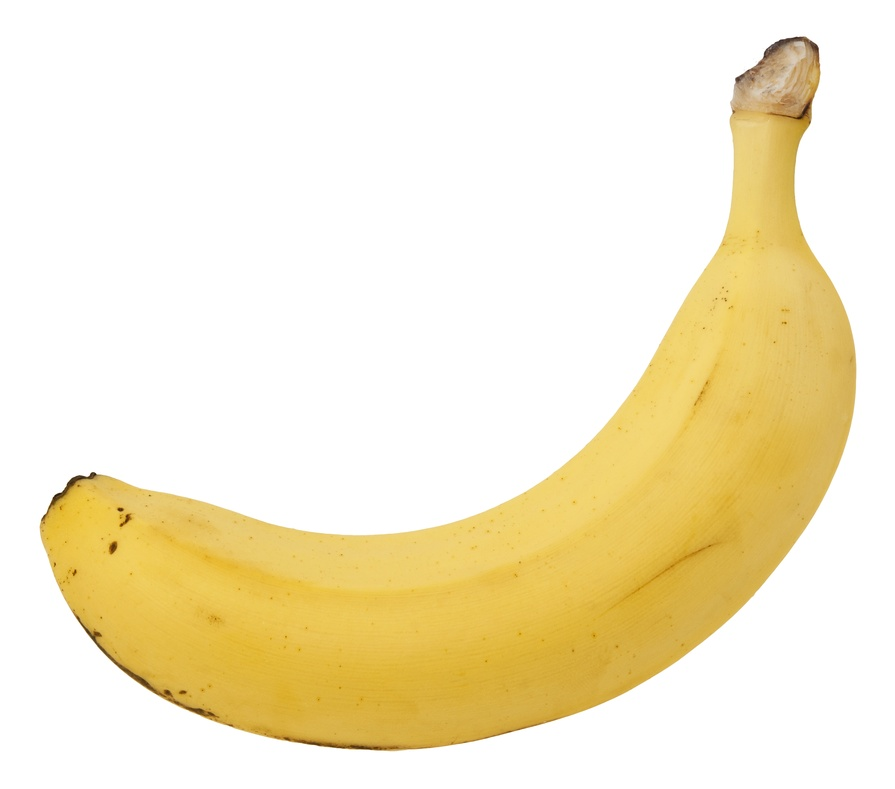
#> input picture Assignment 5/images/banana.jpg, 895 x 789 px, shrunk from 3030 x 2670 before the run, given in place of the camera
$ python '2. Realtime Edge detection.py'   (older library calls are emulated)
#> lines starting #> are read from the running program, lines starting #| are printed output that depends on the picture; after the words box and inside, x2 and y2 are one past the last pixel; in counts of white or black regions, pixels touching at a corner belong together
# -*- coding: utf-8 -*-
"""
Created on Wed Feb 14 19:20:31 2024

@author: Noopa Jagadeesh
"""


import cv2
import numpy as np

cap = cv2.VideoCapture(0)

while True:
    _, frame = cap.read()
#> frame is the input picture: shape (789, 895, 3); mean B, G, R 204.4, 235.5, 246.2
    frame = cv2.cvtColor(frame, cv2.COLOR_BGR2GRAY)
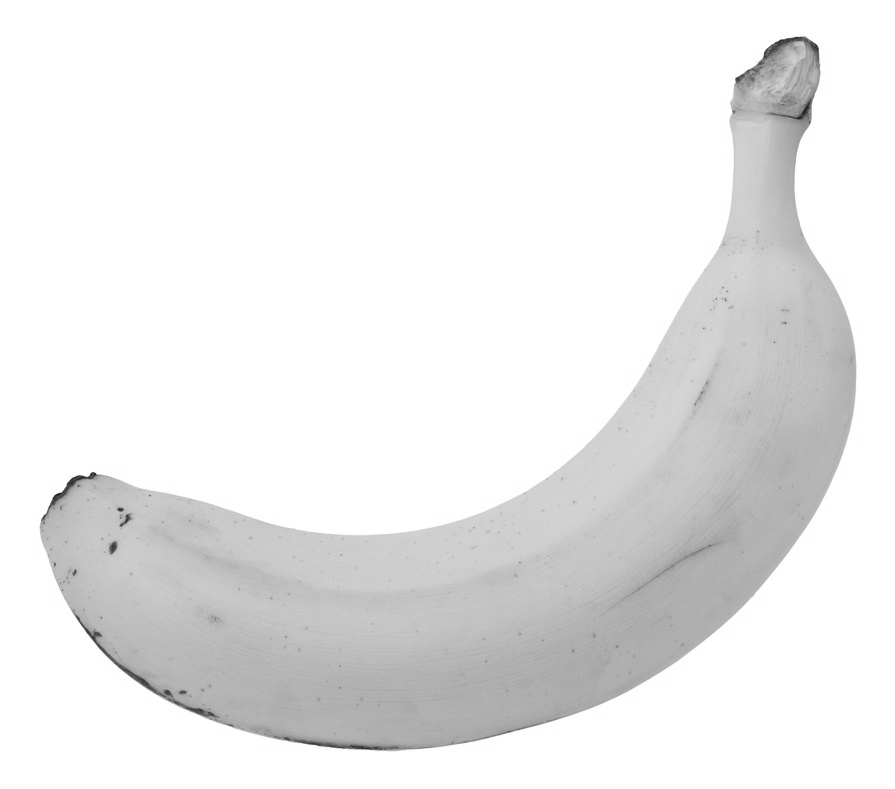
#> frame: shape (789, 895); min 26, max 255, mean 235.1
    blurred_frame = cv2.GaussianBlur(frame, (5, 5), 0)

    laplacian = cv2.Laplacian(blurred_frame, cv2.CV_64F)
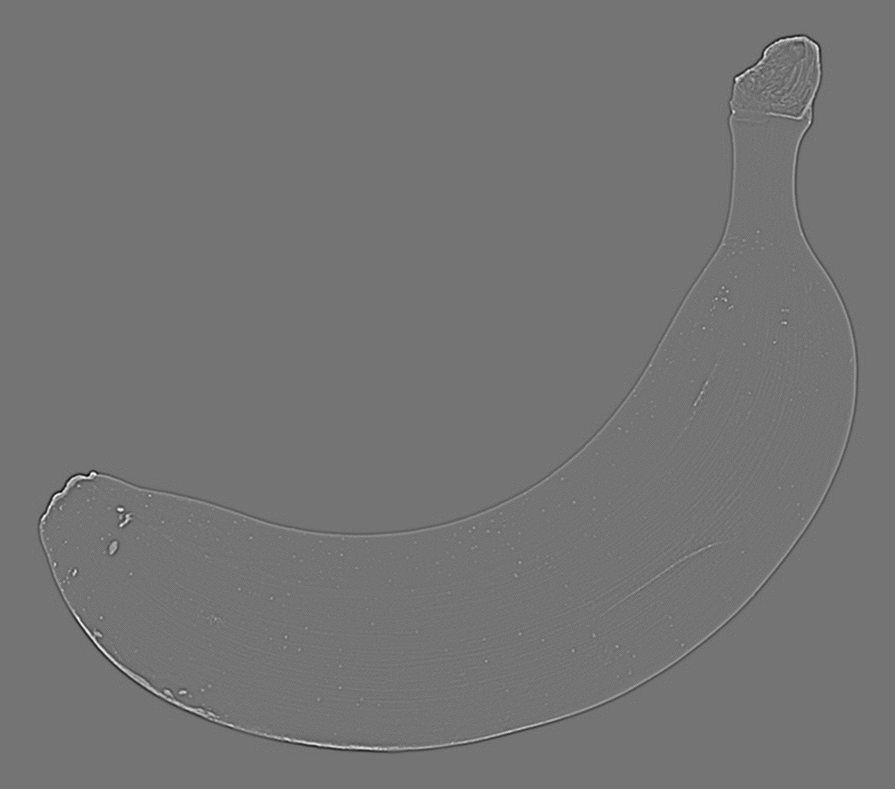
#> laplacian: shape (789, 895) float64; min -48, max 57, mean 0; drawn with min black and max white
    canny = cv2.Canny(blurred_frame, 100, 150)
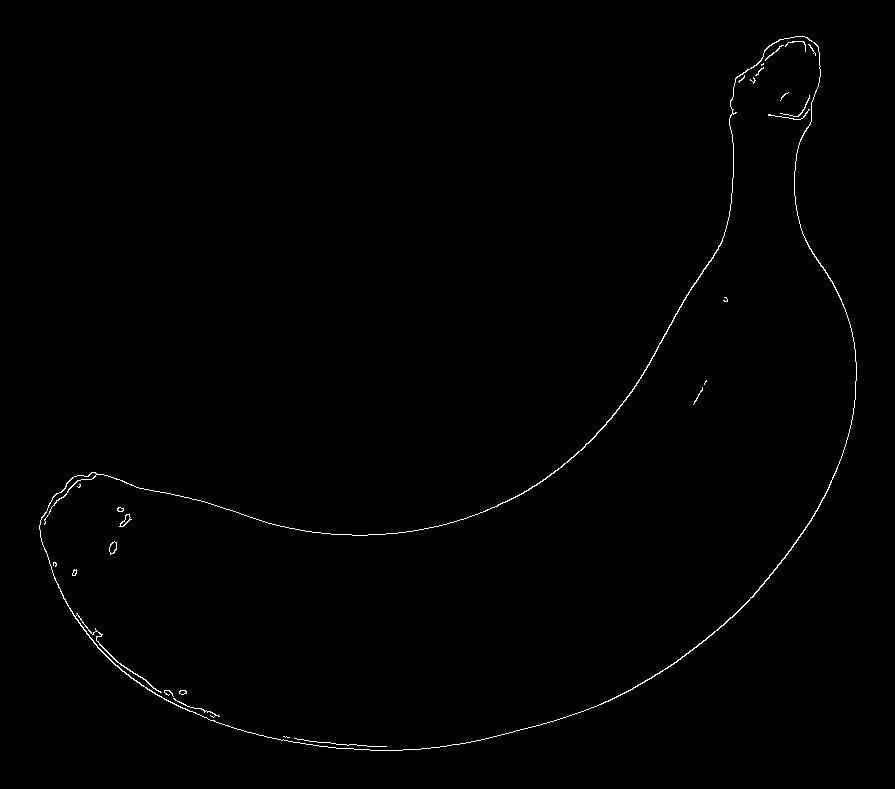
#> canny: shape (789, 895); 0.55% white in thin lines or dots, all inside (x1, y1, x2, y2) = (39, 36, 857, 751)

    cv2.imshow("Frame", frame)
    cv2.imshow("Laplacian", laplacian) #It gets every edge, but image is noisy
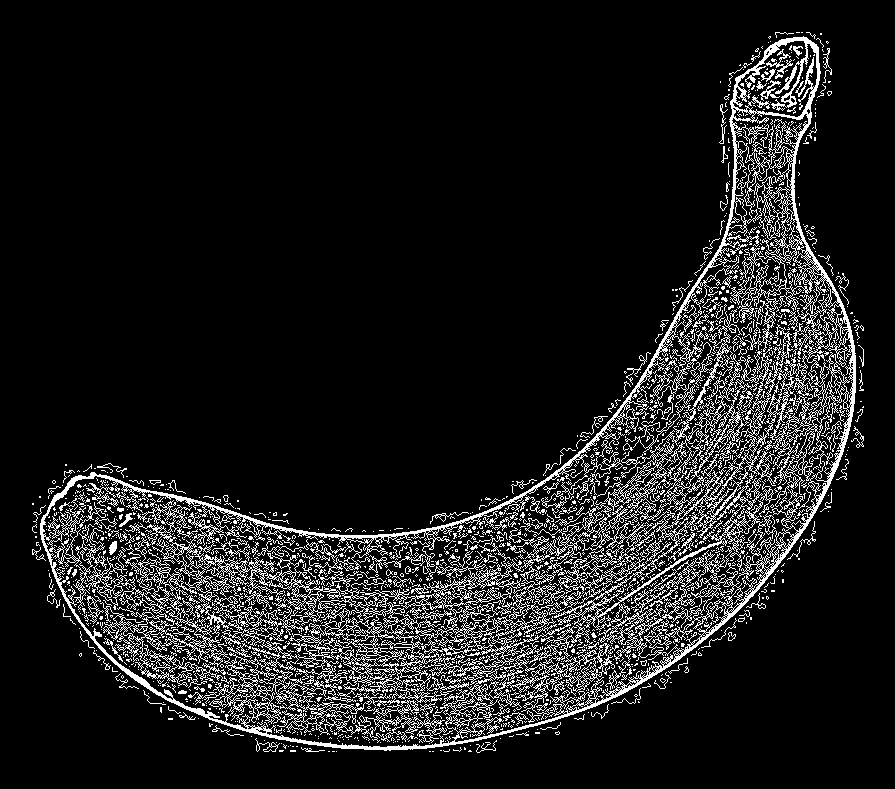
#> window 'Laplacian': shape (789, 895); 11.1% white in thin lines or dots, all inside (x1, y1, x2, y2) = (32, 32, 864, 753)
    cv2.imshow("Canny", canny)

    key = cv2.waitKey(1)
#> (key Esc is pressed here)
    if key == 27:
        break

cap.release()
cv2.destroyAllWindows()
